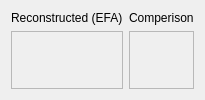
          <widget class="QWidget" name="tab_8">
           <attribute name="title">
            <string>Reconstruct</string>
           </attribute>
           <layout class="QGridLayout" name="gridLayout_16">
            <item row="0" column="1">
             <widget class="QLabel" name="label_44">
              <property name="text">
               <string>Comperison</string>
              </property>
             </widget>
            </item>
            <item row="0" column="0">
             <widget class="QLabel" name="label_43">
              <property name="text">
               <string>Reconstructed (EFA)</string>
              </property>
             </widget>
            </item>
            <item row="1" column="1">
             <widget class="QFrame" name="f_r_comp">
              <property name="sizePolicy">
               <sizepolicy hsizetype="Preferred" vsizetype="Expanding">
                <horstretch>0</horstretch>
                <verstretch>0</verstretch>
               </sizepolicy>
              </property>
              <property name="autoFillBackground">
               <bool>true</bool>
              </property>
              <property name="frameShape">
               <enum>QFrame::StyledPanel</enum>
              </property>
              <property name="frameShadow">
               <enum>QFrame::Raised</enum>
              </property>
             </widget>
            </item>
            <item row="1" column="0">
             <widget class="QFrame" name="f_r_recon">
              <property name="sizePolicy">
               <sizepolicy hsizetype="Preferred" vsizetype="Expanding">
                <horstretch>0</horstretch>
                <verstretch>0</verstretch>
               </sizepolicy>
              </property>
              <property name="autoFillBackground">
               <bool>true</bool>
              </property>
              <property name="frameShape">
               <enum>QFrame::StyledPanel</enum>
              </property>
              <property name="frameShadow">
               <enum>QFrame::Raised</enum>
              </property>
             </widget>
            </item>
           </layout>
          </widget>
